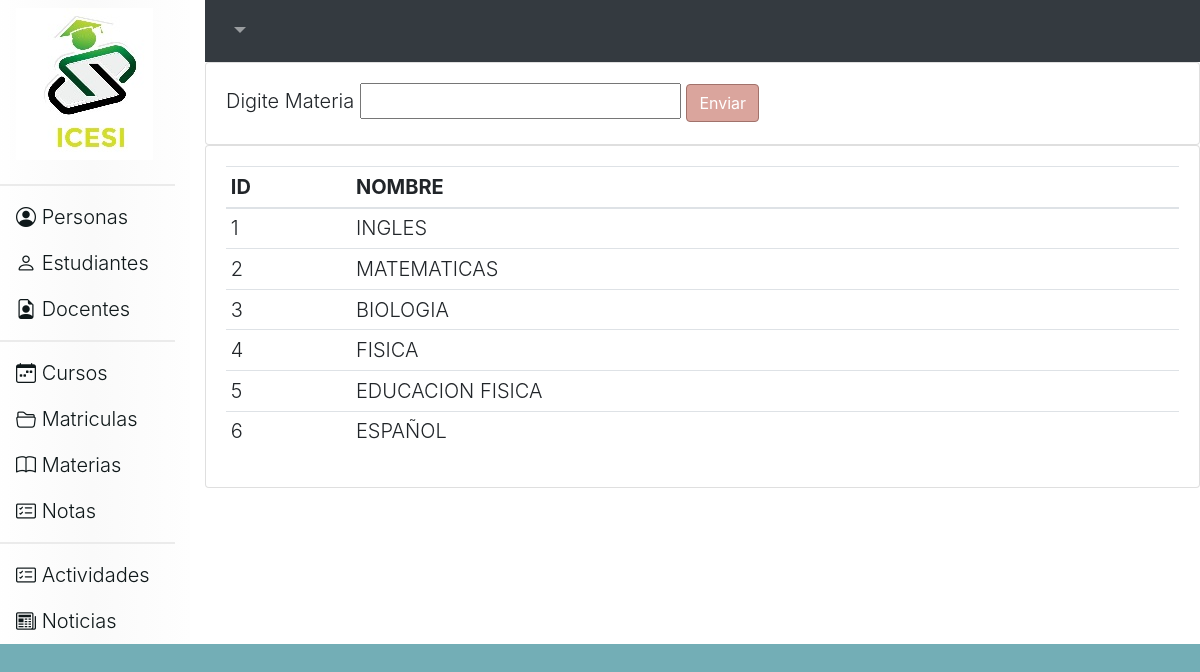
The page /materias on the database its author committed.
### tables this page shows
CREATE TABLE materias (id INTEGER PRIMARY KEY AUTOINCREMENT UNIQUE NOT NULL, nombre_materia CHAR (30));

### app.py (the view)
@app.route('/materias',methods=('GET','POST'))
def materias():
    if request.method == 'POST':
        materia=request.form['txtMateria']
        r=controller.MateriaGuardar(materia)
        response=controller.MateriasListar()
        return render_template('materias.html',lista=response)
    else:
        response=controller.MateriasListar()
        return render_template('materias.html',lista=response)

### controller.py (called while the page is built)
def Conectar():
    conexion= sqlite3.connect("ciclo3db.db")
    return conexion

def MateriasListar():
    conn= Conectar()
    cursor= conn.execute("SELECT * FROM MATERIAS")
    return cursor.fetchall() #item
    conn.close()

### templates/materias.html (shortened to what this page needs)
{% extends 'head.html' %}
{% block contenido %}
    <nav class="navbar navbar-expand-lg navbar-dark bg-dark justify-content-end">
        <div class="collapse navbar-collapse" id="navbarNavDropdown">
            <ul class="navbar-nav">
                <li class="nav-item dropdown">
                    <a class="nav-link dropdown-toggle" href="#" id="navbarDropdownMenuLink" data-toggle="dropdown" aria-haspopup="true" aria-expanded="false">{% print(usuario) %}
                    </a>
                </li>
            </ul>
        </div>
    </nav>
    <div class="card">
        <div class="card-body">
            <form action="/materias" method="POST" >
                <label for="">Digite Materia</label>
                <input type="text" name="txtMateria" required>
                <button type="submit" class="asignar-deco btn btn-primary">Enviar</button>
            </form>
        </div>
    </div>
    <div class="card">
        <div class="card-body">
            <table class="table table-sm">
                <thead>
                    <tr>
                        <th>ID</th>
                        <th>NOMBRE</th>
                    </tr>
                </thead>
                <tbody>
                    {% for item in lista %}
                    <tr>
                        <td>{% print(item[0])%}</td>
                        <td>{% print(item[1])%}</td>
                    </tr>
                    {% endfor %}
                </tbody>
            </table>
        </div>
    </div>
{% endblock %}

### static/css/estilos.css (style rules this page uses)
body { background-color: #73aeb6; font-size: 20px; font-weight: 300; }
.btn-primary { background-color:#daa59d; border-color: #a1726b; }

### rows shown on the page
materias: id "1", nombre_materia "INGLES"
materias: id "2", nombre_materia "MATEMATICAS"
materias: id "3", nombre_materia "BIOLOGIA"
materias: id "4", nombre_materia "FISICA"
materias: id "5", nombre_materia "EDUCACION FISICA"
materias: id "6", nombre_materia "ESPAÑOL"
